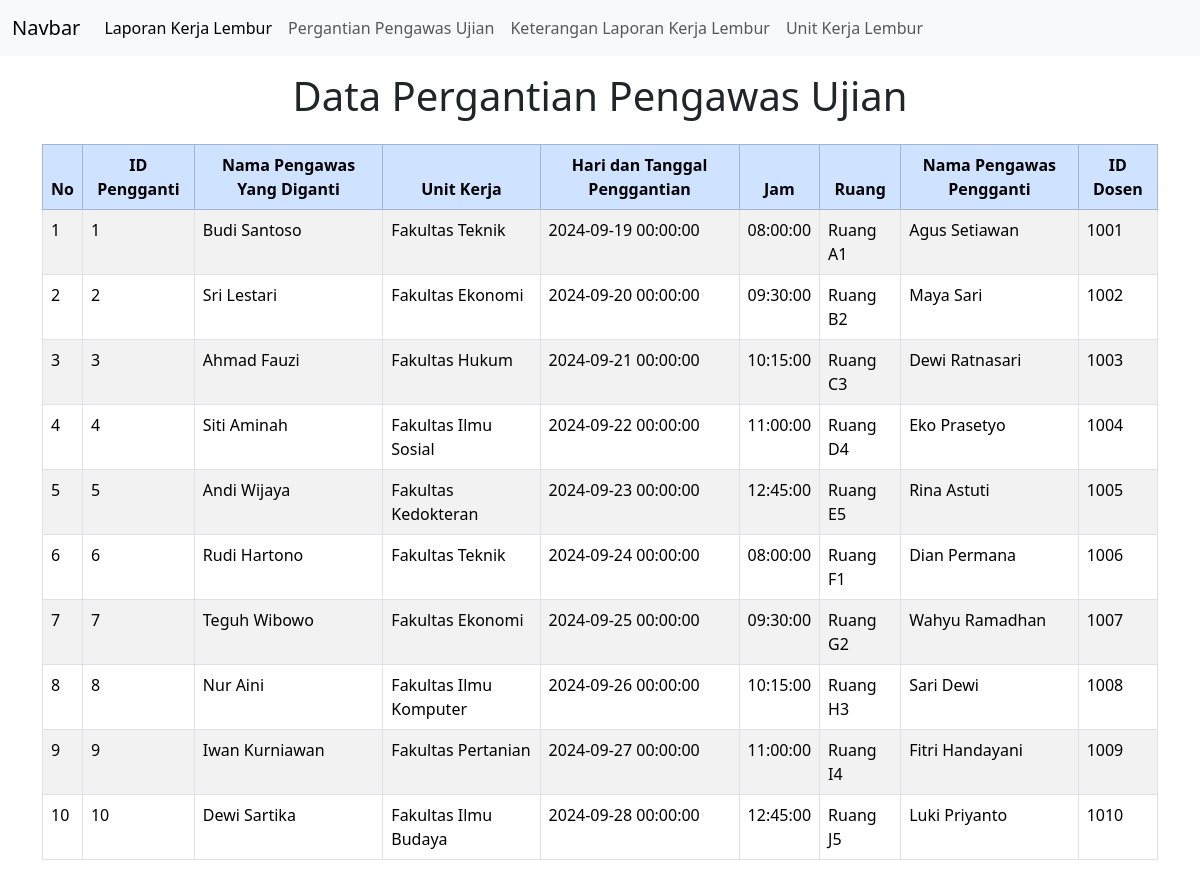
Page /pergantianPengawasUjian.php on the committed database.
### tables this page shows
CREATE TABLE `penggantian_pengawas_ujian` (
  `pengganti_id` int NOT NULL,
  `nama_pengawas_diganti` varchar(255) NOT NULL,
  `unit_kerja` varchar(255) NOT NULL,
  `hari_tgl_penggantian` datetime NOT NULL,
  `jam` time NOT NULL,
  `ruang` varchar(50) NOT NULL,
  `nama_pengawas_pengganti` varchar(255) NOT NULL,
  `dosen_id` int NOT NULL
);

### koneksi.php (called while the page is built, shortened)
<?php
class Koneksi {
  private $host = "localhost";
  private $user = "root";
  private $pass = "";
  private $dbname = "persuratan_dosen";
  public function __construct() {
    $this->conn = new mysqli($this->host, $this->user, $this->pass, $this->dbname);
  }
}
class PergantianPengawasUjian extends Koneksi {
  public function tampil_data_pengawas_ujian() {
    $pengawas = "SELECT * FROM penggantian_pengawas_ujian";
    return mysqli_query($this->conn, $pengawas);
  }
}
?>

### pergantianPengawasUjian.php (the view, shortened to what this page needs)
<?php
include 'koneksi.php';
include 'navbar.php';
$db = new PergantianPengawasUjian();
$data_catatan = $db->tampil_data_pengawas_ujian();
?>
<!DOCTYPE html>
<html lang="en">
<head>
    <link href="https://cdn.jsdelivr.net/npm/bootstrap@5.3.3/dist/css/bootstrap.min.css" rel="stylesheet">
</head>
<body>
    <div class="container mt-3">
        <h1 class="text-center mb-4">Data Pergantian Pengawas Ujian</h1>
        <div class="table-responsive">
          <table class="table table-bordered table-striped table-hover">
            <thead class="table-primary text-center">
              <tr>
                <th>No</th>
                <th>ID Pengganti</th>
                <th>Nama Pengawas Yang Diganti</th>
                <th>Unit Kerja</th>
                <th>Hari dan Tanggal Penggantian</th>
                <th>Jam</th>
                <th>Ruang</th>
                <th>Nama Pengawas Pengganti</th>
                <th>ID Dosen</th>
              </tr>
            </thead>
            <tbody>
              <?php
                $no = 1;
                foreach($data_catatan as $row) {
              ?>
              <tr>
                <td><?php echo $no++; ?></td>
                <td><?php echo $row['pengganti_id']; ?></td>
                <td><?php echo $row['nama_pengawas_diganti']; ?></td>
                <td><?php echo $row['unit_kerja']; ?></td>
                <td><?php echo $row['hari_tgl_penggantian']; ?></td>
                <td><?php echo $row['jam']; ?></td>
                <td><?php echo $row['ruang']; ?></td>
                <td><?php echo $row['nama_pengawas_pengganti']; ?></td>
                <td><?php echo $row['dosen_id']; ?></td>
              </tr>
            <?php } ?>
            </tbody>
          </table>
        </div>
    </div>
</body>
</html>

### rows in the picture
penggantian_pengawas_ujian: pengganti_id "1", nama_pengawas_diganti "Budi Santoso", unit_kerja "Fakultas Teknik", hari_tgl_penggantian "2024-09-19 00:00:00", jam "08:00:00", ruang "Ruang A1", nama_pengawas_pengganti "Agus Setiawan", dosen "1001"
penggantian_pengawas_ujian: pengganti_id "2", nama_pengawas_diganti "Sri Lestari", unit_kerja "Fakultas Ekonomi", hari_tgl_penggantian "2024-09-20 00:00:00", jam "09:30:00", ruang "Ruang B2", nama_pengawas_pengganti "Maya Sari", dosen "1002"
penggantian_pengawas_ujian: pengganti_id "3", nama_pengawas_diganti "Ahmad Fauzi", unit_kerja "Fakultas Hukum", hari_tgl_penggantian "2024-09-21 00:00:00", jam "10:15:00", ruang "Ruang C3", nama_pengawas_pengganti "Dewi Ratnasari", dosen "1003"
penggantian_pengawas_ujian: pengganti_id "4", nama_pengawas_diganti "Siti Aminah", unit_kerja "Fakultas Ilmu Sosial", hari_tgl_penggantian "2024-09-22 00:00:00", jam "11:00:00", ruang "Ruang D4", nama_pengawas_pengganti "Eko Prasetyo", dosen "1004"
penggantian_pengawas_ujian: pengganti_id "5", nama_pengawas_diganti "Andi Wijaya", unit_kerja "Fakultas Kedokteran", hari_tgl_penggantian "2024-09-23 00:00:00", jam "12:45:00", ruang "Ruang E5", nama_pengawas_pengganti "Rina Astuti", dosen "1005"
penggantian_pengawas_ujian: pengganti_id "6", nama_pengawas_diganti "Rudi Hartono", unit_kerja "Fakultas Teknik", hari_tgl_penggantian "2024-09-24 00:00:00", jam "08:00:00", ruang "Ruang F1", nama_pengawas_pengganti "Dian Permana", dosen "1006"
penggantian_pengawas_ujian: pengganti_id "7", nama_pengawas_diganti "Teguh Wibowo", unit_kerja "Fakultas Ekonomi", hari_tgl_penggantian "2024-09-25 00:00:00", jam "09:30:00", ruang "Ruang G2", nama_pengawas_pengganti "Wahyu Ramadhan", dosen "1007"
penggantian_pengawas_ujian: pengganti_id "8", nama_pengawas_diganti "Nur Aini", unit_kerja "Fakultas Ilmu Komputer", hari_tgl_penggantian "2024-09-26 00:00:00", jam "10:15:00", ruang "Ruang H3", nama_pengawas_pengganti "Sari Dewi", dosen "1008"
penggantian_pengawas_ujian: pengganti_id "9", nama_pengawas_diganti "Iwan Kurniawan", unit_kerja "Fakultas Pertanian", hari_tgl_penggantian "2024-09-27 00:00:00", jam "11:00:00", ruang "Ruang I4", nama_pengawas_pengganti "Fitri Handayani", dosen "1009"
penggantian_pengawas_ujian: pengganti_id "10", nama_pengawas_diganti "Dewi Sartika", unit_kerja "Fakultas Ilmu Budaya", hari_tgl_penggantian "2024-09-28 00:00:00", jam "12:45:00", ruang "Ruang J5", nama_pengawas_pengganti "Luki Priyanto", dosen "1010"
